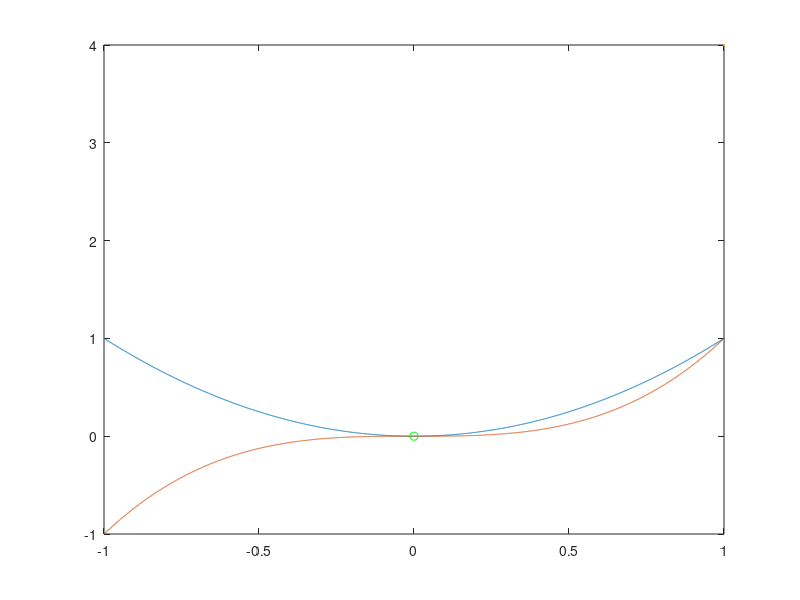

MATLAB code to generate this figure:
coord_x = -1:0.001:1 
coord_y1 = coord_x.^2
coord_y2 = coord_x.^3
plot(coord_x,coord_y1,coord_x,coord_y2)
hold on
plot(0,0,'go', LineWidth=4)
hold off
